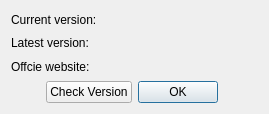
<?xml version="1.0" encoding="UTF-8"?>
<ui version="4.0">
 <class>QWoAboutDialog</class>
 <widget class="QDialog" name="QWoAboutDialog">
  <property name="geometry">
   <rect>
    <x>0</x>
    <y>0</y>
    <width>269</width>
    <height>114</height>
   </rect>
  </property>
  <property name="maximumSize">
   <size>
    <width>400</width>
    <height>169</height>
   </size>
  </property>
  <property name="windowTitle">
   <string>About</string>
  </property>
  <layout class="QVBoxLayout" name="verticalLayout_2">
   <item>
    <layout class="QHBoxLayout" name="horizontalLayout_2">
     <item>
      <widget class="QLabel" name="label">
       <property name="text">
        <string>Current version:</string>
       </property>
      </widget>
     </item>
     <item>
      <widget class="QLabel" name="verNow">
       <property name="sizePolicy">
        <sizepolicy hsizetype="MinimumExpanding" vsizetype="Preferred">
         <horstretch>0</horstretch>
         <verstretch>0</verstretch>
        </sizepolicy>
       </property>
       <property name="text">
        <string/>
       </property>
      </widget>
     </item>
    </layout>
   </item>
   <item>
    <layout class="QHBoxLayout" name="horizontalLayout_3">
     <item>
      <widget class="QLabel" name="label_3">
       <property name="text">
        <string>Latest version:</string>
       </property>
      </widget>
     </item>
     <item>
      <widget class="QLabel" name="verLatest">
       <property name="sizePolicy">
        <sizepolicy hsizetype="MinimumExpanding" vsizetype="Preferred">
         <horstretch>0</horstretch>
         <verstretch>0</verstretch>
        </sizepolicy>
       </property>
       <property name="text">
        <string/>
       </property>
      </widget>
     </item>
    </layout>
   </item>
   <item>
    <layout class="QHBoxLayout" name="horizontalLayout_4">
     <item>
      <widget class="QLabel" name="label_2">
       <property name="text">
        <string>Offcie website:</string>
       </property>
      </widget>
     </item>
     <item>
      <widget class="QLabel" name="website">
       <property name="sizePolicy">
        <sizepolicy hsizetype="MinimumExpanding" vsizetype="Preferred">
         <horstretch>0</horstretch>
         <verstretch>0</verstretch>
        </sizepolicy>
       </property>
       <property name="text">
        <string/>
       </property>
       <property name="textFormat">
        <enum>Qt::RichText</enum>
       </property>
       <property name="openExternalLinks">
        <bool>true</bool>
       </property>
      </widget>
     </item>
    </layout>
   </item>
   <item>
    <layout class="QHBoxLayout" name="horizontalLayout">
     <item>
      <spacer name="horizontalSpacer">
       <property name="orientation">
        <enum>Qt::Horizontal</enum>
       </property>
       <property name="sizeHint" stdset="0">
        <size>
         <width>40</width>
         <height>20</height>
        </size>
       </property>
      </spacer>
     </item>
     <item>
      <widget class="QPushButton" name="btnVersion">
       <property name="text">
        <string>Check Version</string>
       </property>
      </widget>
     </item>
     <item>
      <widget class="QDialogButtonBox" name="buttonBox">
       <property name="orientation">
        <enum>Qt::Horizontal</enum>
       </property>
       <property name="standardButtons">
        <set>QDialogButtonBox::Ok</set>
       </property>
      </widget>
     </item>
     <item>
      <spacer name="horizontalSpacer_2">
       <property name="orientation">
        <enum>Qt::Horizontal</enum>
       </property>
       <property name="sizeType">
        <enum>QSizePolicy::Fixed</enum>
       </property>
       <property name="sizeHint" stdset="0">
        <size>
         <width>40</width>
         <height>20</height>
        </size>
       </property>
      </spacer>
     </item>
    </layout>
   </item>
  </layout>
 </widget>
 <resources/>
 <connections>
  <connection>
   <sender>buttonBox</sender>
   <signal>accepted()</signal>
   <receiver>QWoAboutDialog</receiver>
   <slot>accept()</slot>
   <hints>
    <hint type="sourcelabel">
     <x>248</x>
     <y>254</y>
    </hint>
    <hint type="destinationlabel">
     <x>157</x>
     <y>274</y>
    </hint>
   </hints>
  </connection>
  <connection>
   <sender>buttonBox</sender>
   <signal>rejected()</signal>
   <receiver>QWoAboutDialog</receiver>
   <slot>reject()</slot>
   <hints>
    <hint type="sourcelabel">
     <x>316</x>
     <y>260</y>
    </hint>
    <hint type="destinationlabel">
     <x>286</x>
     <y>274</y>
    </hint>
   </hints>
  </connection>
 </connections>
</ui>
